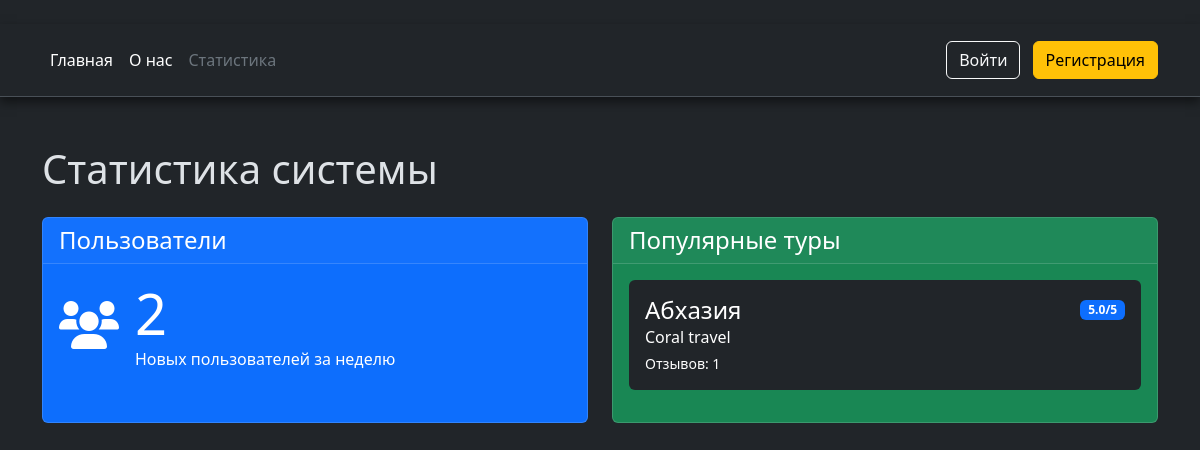
Screenshot of /stats with the database file from the repository.
### tables this page shows
CREATE TABLE "Tours" (
	"id"	INTEGER NOT NULL UNIQUE,
	"country"	TEXT NOT NULL,
	"agencyid"	INTEGER NOT NULL,
	"description"	TEXT,
	"duration"	TEXT NOT NULL,
	"price"	REAL NOT NULL,
	PRIMARY KEY("id" AUTOINCREMENT),
	FOREIGN KEY("agencyid") REFERENCES "Agency"("id") ON UPDATE CASCADE ON DELETE CASCADE
);

### main.py (the view)
@app.route('/stats')
def stats_page():
    try:
        with db_connection() as cursor:
            one_week_ago = datetime.now() - timedelta(days=7)
            cursor.execute("SELECT COUNT(*) FROM Clients WHERE regdate >= ?",
                         (one_week_ago.strftime('%Y-%m-%d'),))
            new_users_count = cursor.fetchone()[0]
            cursor.execute("""
                WITH top_tours AS (
                    SELECT t.id, t.country, t.description, t.price, t.duration,
                           a.name as agency_name, a.address,
                           AVG(r.stars) as avg_rating,
                           COUNT(r.id) as reviews_count,
                           RANK() OVER (ORDER BY AVG(r.stars) DESC, COUNT(r.id) DESC) as rating_rank
                    FROM Tours t
                    LEFT JOIN reviews r ON t.id = r.tourid
                    LEFT JOIN Agency a ON t.agencyid = a.id
                    GROUP BY t.id
                )
                SELECT id, country, description, price, duration, agency_name, address,
                       ROUND(avg_rating, 1) as avg_rating, reviews_count
                FROM top_tours
                WHERE rating_rank = 1
                ORDER BY country ASC
            """)
            popular_tours = []
            for row in cursor.fetchall():
                popular_tours.append({
                    'id': row[0],
                    'country': row[1],
                    'description': row[2],
                    'price': row[3],
                    'duration': row[4],
                    'agency_name': row[5],
                    'address': row[6],
                    'avg_rating': row[7],
                    'reviews_count': row[8]
                })
        return render_template("stats.html",
                           new_users_count=new_users_count,
                           popular_tours=popular_tours,
                           user_name=session.get('user_name'),
                           is_authenticated='user_name' in session)
    except Exception as e:
        app.logger.error(f"Error fetching stats: {str(e)}")
        flash('Произошла ошибка при загрузке статистики', 'danger')
        return redirect(url_for('home'))

### main.py (called while the page is built)
@contextmanager
def db_connection():
    conn = None
    try:
        conn = sqlite3.connect('turhelp.db')
        conn.execute("PRAGMA foreign_keys = ON")  # Включаем поддержку внешних ключей
        cursor = conn.cursor()
        yield cursor
        conn.commit()
    except sqlite3.Error as e:
        if conn:
            conn.rollback()
        app.logger.error(f"Database error: {str(e)}")
        raise
    finally:
        if conn:
            conn.close()

### templates/stats.html (shortened to what this page needs)
﻿<!doctype html>
<html lang="ru" class="h-100" data-bs-theme="dark">
<head>
    <link rel="stylesheet" href="{{ url_for('static', filename='css/main.css') }}">
    <link rel="stylesheet" href="https://cdn.jsdelivr.net/npm/bootstrap@5.3.3/dist/css/bootstrap.min.css">
    <link rel="stylesheet" href="https://cdnjs.cloudflare.com/ajax/libs/font-awesome/6.0.0/css/all.min.css">
</head>
<body>
    <header class="header bg-dark sticky-top p-3 mb-3 border-bottom" data-bs-theme="dark">
        <div class="container">
            <div class="d-flex flex-wrap align-items-center justify-content-center justify-content-lg-start">
                <ul class="nav col-12 col-lg-auto me-lg-auto mb-2 justify-content-center mb-md-0">
                    <li><a href="/" class="nav-link px-2 text-white">Главная</a></li>
                    <li><a href="/about" class="nav-link px-2 text-white">О нас</a></li>
                    <li><a href="/stats" class="nav-link px-2 text-secondary">Статистика</a></li>
                </ul>
				<div class="text-end">
					{% if 'user_name' in session %}
						<div class="dropdown d-inline-block">
							<button class="btn btn-outline-light dropdown-toggle" type="button"
									data-bs-toggle="dropdown">
								<i class="fas fa-user-circle me-1"></i>{{ session['user_name'] }}
							</button>
							<ul class="dropdown-menu dropdown-menu-end">
								{% if not session.get('is_admin') %}
								<li><a class="dropdown-item" href="{{ url_for('profile') }}">
									<i class="fas fa-user me-2"></i>Мой профиль
								</a></li>
								{% endif %}
								{% if session.get('is_admin') %}
									<li><a class="dropdown-item" href="{{ url_for('admin_bp.admin_panel') }}">
										<i class="fas fa-crown me-2"></i>Админ-панель
									</a></li>
								{% endif %}
								<li><hr class="dropdown-divider"></li>
								<li><a class="dropdown-item text-danger" href="#" data-bs-toggle="modal" data-bs-target="#exit">
									<i class="fas fa-sign-out-alt me-2"></i>Выйти
								</a></li>
							</ul>
						</div>
					{% else %}
						<a href="{{ url_for('login') }}" class="btn btn-outline-light me-2">Войти</a>
						<a href="{{ url_for('registrations') }}" class="btn btn-warning">Регистрация</a>
					{% endif %}
				</div>
            </div>
        </div>
    </header>
    <main class="container mt-5">
        <h1 class="mb-4">Статистика системы</h1>
        <div class="row">
            <div class="col-md-6 mb-4">
                <div class="card text-white bg-primary h-100">
                    <div class="card-header">
                        <h2 class="h4 mb-0">Пользователи</h2>
                    </div>
                    <div class="card-body">
                        <div class="d-flex align-items-center mb-3">
                            <i class="fas fa-users fa-3x me-3"></i>
                            <div>
                                <h3 class="display-4 mb-0">{{ new_users_count }}</h3>
                                <p class="mb-0">Новых пользователей за неделю</p>
                            </div>
                        </div>
                    </div>
                </div>
            </div>
            <div class="col-md-6 mb-4">
				{% set city_images = {
				'Анапа': 'anapa.jpg',
				'Сочи': 'sochi.jpg',
				'Абхазия': 'abhazia.jpg',
				'Тайланд': 'thailand.jpg',
				'Египет': 'egypt.jpg',
				'Турция': 'turkish.jpg'
				} %}
                {% if popular_tours %}
                    <div class="card text-white bg-success h-100">
                        <div class="card-header">
                            <h2 class="h4 mb-0">Популярные туры</h2>
                        </div>
                        <div class="card-body" style="overflow-y: auto; max-height: 300px;">
                            {% for tour in popular_tours %}
                            <a href="{{ url_for('tour_page',
                                            tour_id=tour.id,
                                            name=tour.agency_name,
                                            address=tour.address,
                                            country=tour.country,
                                            duration=tour.duration,
                                            price=tour.price,
                                            description=tour.description,
                                            image=city_images.get(tour.country, 'default.jpg')) }}"
                            class="text-decoration-none text-white">
                                <div class="mb-3 p-3 bg-dark rounded hover-effect">
                                    <div class="d-flex justify-content-between align-items-center">
                                        <h4 class="mb-0">{{ tour.country }}</h4>
                                        <span class="badge bg-primary">{{ tour.avg_rating }}/5</span>
                                    </div>
                                    <p class="mb-1">{{ tour.agency_name }}</p>
                                    <p class="mb-0 small">Отзывов: {{ tour.reviews_count }}</p>
                                </div>
                            </a>
                            {% endfor %}
                        </div>
                    </div>
                {% endif %}
            </div>
        </div>
    </main>
</body>
</html>

### static/css/main.css (style rules this page uses)
.header { position: sticky; top: 0; width: 100%; z-index: 1000; box-shadow: 0px 5px 10px 0px rgba(0, 0, 0, 0.5) }
body { overflow: hidden; height: 100%; font-family: Arial, sans-serif; margin: 0; }
.hover-effect { transition: transform 0.2s ease, box-shadow 0.2s ease; }

### rows the page displays
Tours: country "Абхазия", avg_rating "5.0", agency_name "Coral travel", reviews_count "1"

### other values shown
{{ new_users_count }} "2"
